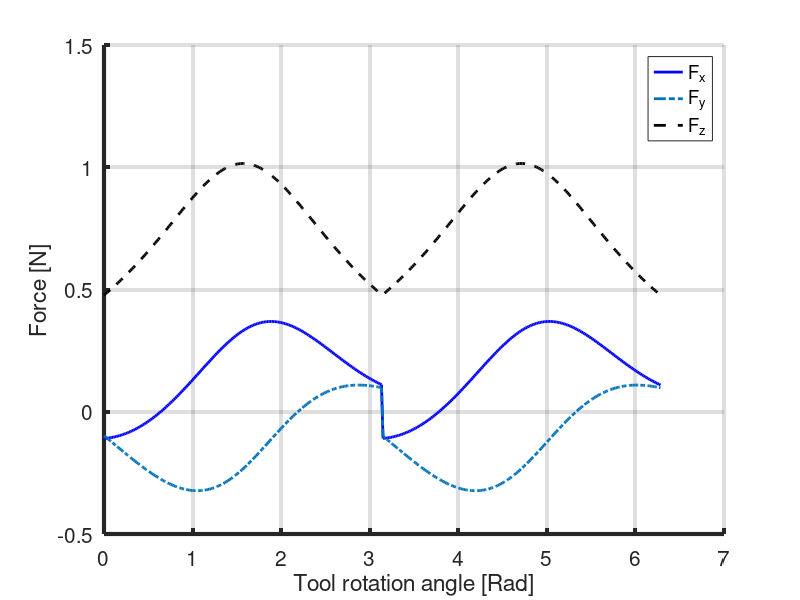

Reproduce this figure in MATLAB.
% Code for milling tool force model presented in T. A. Dow, E. L. Miller, and K. Garrard, "Tool force and deflection compensation for small milling tools," 
% Precision Engineering, vol. 28, no. 1, pp. 31–45, Jan. 2004.
%
% Written by Kazi Sher Ahmed (kazisherahmed@gmail.com) - July 2024

clear; clc;

%% USER-DEFINED PARAMETERS  

    H    = 5.5e9;           % Hardness of workpiece material [Pa]
    E    = 210e9;           % Elastic modulus of workpiece [Pa]    
    mu   = 0.46;            % Friction coefﬁcient between tool rake face and workpiece
    mu_f = 0.2;             % Friction coefﬁcient between ﬂank face and workpiece
    ga   = 50*pi/180;       % Shear angle of the chip [rad]
    
    d    = 10e-6;           % Depth of cut [m]        
    f    = 5*1e-6;          % Up-feed per flute [m/flute]
    R_t  = 0.1e-3;          % Radius of tool [m]
    W_l  = 6e-6;            % Width of wear land [m]
    alp  = 0;               % Sweep angle is between the rotation axis of the tool and a line normal to the workpiece surface [rad]
    zeta = 0;               % Offset of one flute w.r.t. the other caused by runout

%% DOW ET AL. PARAMETERS
%  Note: Uncomment this section to reproduce Fig. 7 of Dow et al. paper

    % H    = 5.5e9;           % Hardness of workpiece material [Pa] [for S-7 steel as used by Dow]
    % E    = 210e9;           % Elastic modulus of workpiece [Pa]     
    % mu   = 0.46;            % Friction coefﬁcient between tool rake face and workpiece
    % mu_f = 0.2;             % Friction coefﬁcient between ﬂank face and workpiece
    % ga   = 50*pi/180;       % Shear angle of the chip [rad]
    % 
    % d    = 25e-6;           % Depth of cut [m]     
    % f    = 18.75 * 1e-6;    % Up-feed per flute [m/flute]
    % R_t  = 0.4e-3;          % Radius of tool [m]
    % W_l  = 7e-6;            % Width of wear land [m]
    % alp  = 0;               % Sweep angle is between the rotation axis of the tool and a line normal to the workpiece surface [rad]
    % zeta = 0;               % Offset of one flute w.r.t. the other caused by runout

 %% CALCULATIONS AND PLOTS

    phi   = acos(1-d/R_t);             % Contact angle between the tool and the workpiece (deﬁned by the tool radius and the depth of cut) [rad]
    theta = linspace(0,2*pi,360);   
    s1    = sin(theta);                % flute 1
    s2    = sin(theta + pi);           % flute 2 (phase-shifted by 180 degrees)

    % Gates: 1 when sinθ >= 0  else 0
    gate1    = double(s1 >= 0);
    gate2    = double(s2 >= 0);
    gate2(1) = 0;                                 % To address the unintended 1 at position 0
          
    A_c1  = d * f * s1 .* gate1 * (1 + zeta);     % Face area of chip
    A_c2  = d * f * s2 .* gate2 * (1 - zeta);     % Face area of chip
    A_f1  = R_t * W_l * phi ./ (2-s1) .* gate1;   % Flank area of tool (width times length of contact region on ﬂank face)
    A_f2  = R_t * W_l * phi ./ (2-s2) .* gate2;   % Flank area of tool (width times length of contact region on ﬂank face)
    
    Fc1   = H*A_c1/3*( (cot(ga)/sqrt(3))+1 ) + mu_f*A_f1*( 0.62*H*sqrt(43*H/E) );
    Ft1   = mu*H*A_c1/3*( (cot(ga)/sqrt(3))+1 ) + A_f1*( 0.62*H*sqrt(43*H/E) );

    Fc2   = H*A_c2/3*( (cot(ga)/sqrt(3))+1 ) + mu_f*A_f2*( 0.62*H*sqrt(43*H/E) );
    Ft2   = mu*H*A_c2/3*( (cot(ga)/sqrt(3))+1 ) + A_f2*( 0.62*H*sqrt(43*H/E) );
        
    Fx1 =  Fc1 * cos(alp) .* sin(theta) - Ft1 * sin(0.5*phi) .* cos(theta);
    Fy1 = -Fc1 * cos(alp) .* cos(theta) - Ft1 * sin(0.5*phi) .* sin(theta);
    Fz1 =  Fc1 * sin(alp) + Ft1 * cos(0.5*phi);

    Fx2 =  Fc2 * cos(alp) .* sin(theta+pi) - Ft2 * sin(0.5*phi) .* cos(theta+pi);
    Fy2 = -Fc2 * cos(alp) .* cos(theta+pi) - Ft2 * sin(0.5*phi) .* sin(theta+pi);
    Fz2 =  Fc2 * sin(alp) + Ft2 * cos(0.5*phi);

    Fx_ext = Fx1 + Fx2;
    Fy_ext = Fy1 + Fy2;
    Fz_ext = Fz1 + Fz2;

% PRINTING THE MEAN VALUES
    mean(Fx_ext)
    mean(Fy_ext)
    mean(Fz_ext)

% MILLING FORCE PLOTS
    figure;
    plot(theta,Fx_ext,'b','LineWidth',2); hold on;
    plot(theta,Fy_ext,'-.','LineWidth',2); hold on;
    plot(theta,Fz_ext,'--k','LineWidth',2); hold off;
    grid on;
    legend('F_x','F_y','F_z');
    ylabel('Force [N]');
    xlabel('Tool rotation angle [Rad]');
    % xlim([0 6.3]);
    % ylim([-0.4 1.1]);
    set(gca,'Box','off','FontSize',15,'LineWidth',3); 
    set(gcf,'Color','w');
